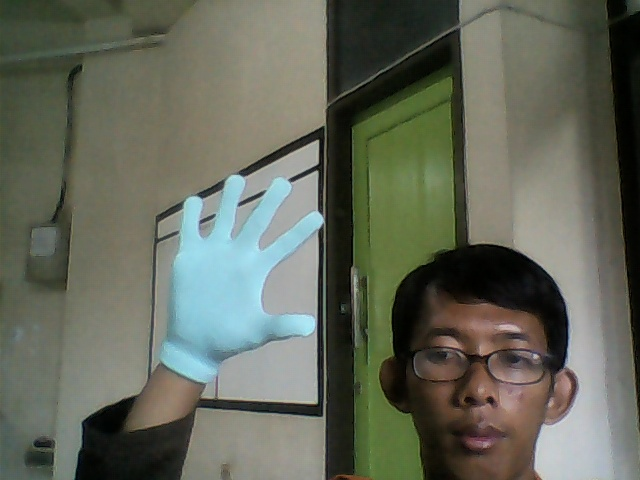
#> input picture ImageTest108_60lux.jpg, 640 x 480 px
$ python SingleImageTest.py
#> lines starting #> are read from the running program, lines starting #| are printed output that depends on the picture; after the words box and inside, x2 and y2 are one past the last pixel; in counts of white or black regions, pixels touching at a corner belong together
import cv2
import numpy as np

frame = cv2.imread("ImageTest108_60lux.jpg")
#> frame is the input picture: shape (480, 640, 3); mean B, G, R 90.2, 103.6, 99.4
#97,81,234
min_color = np.array([86, 28, 181], dtype = "uint8")
max_color = np.array([97, 99, 255], dtype = "uint8")

HSV = cv2.cvtColor(frame, cv2.COLOR_BGR2HSV)
#> HSV: shape (480, 640, 3); mean H, S, V 42.9, 61.6, 107.3
mask = cv2.inRange(HSV, min_color, max_color)
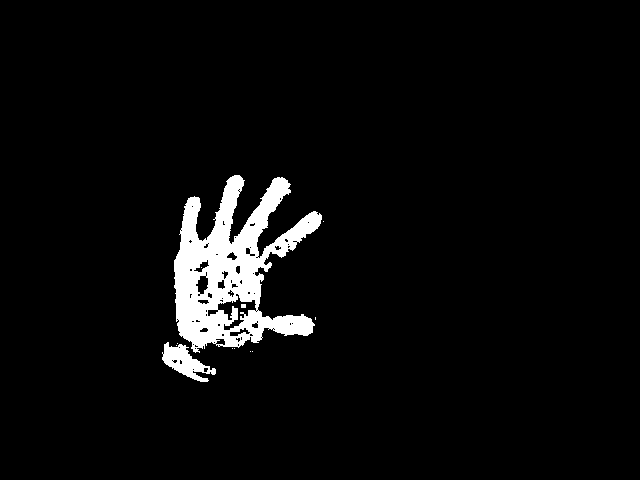
#> mask: shape (480, 640); 4.4% white; 12 white regions (9 under 20 px), largest, box (x1, y1, x2, y2) and area: (174, 175, 322, 353) 12427, (162, 342, 216, 382) 959, (241, 304, 246, 308) 20

ImgErode = cv2.erode(mask,cv2.getStructuringElement(cv2.MORPH_ELLIPSE,(5,5)))
#> ImgErode: shape (480, 640); 2.8% white; 17 white regions (13 under 20 px), largest, box (x1, y1, x2, y2) and area: (176, 177, 289, 346) 6632, (241, 312, 312, 341) 811, (276, 213, 320, 256) 491, (164, 345, 203, 380) 490
ImgDilate = cv2.dilate(ImgErode,cv2.getStructuringElement(cv2.MORPH_ELLIPSE,(10,10)))
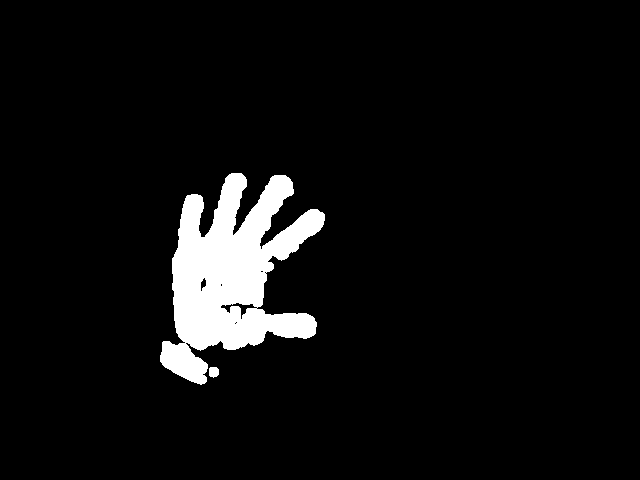
#> ImgDilate: shape (480, 640); 5.7% white; 2 white regions

contours, hierarchy = cv2.findContours(ImgDilate,cv2.RETR_LIST,cv2.CHAIN_APPROX_SIMPLE)[-2:]
#> contours = 9 contours, 5 with area under 20; largest, box (x1, y1, x2, y2) and area: (160, 173, 325, 385) 17202, (220, 302, 258, 320) 197, (209, 367, 219, 378) 77, (200, 277, 207, 292) 52
wh_box = [0]
coordinateFull = [(0,0,0,0)]

for cnt in contours:
    x,y,w,h = cv2.boundingRect(cnt)
    # print("x,y,w,h : ",x,y,w,h)
    cv2.rectangle(frame,(x,y),(x+w,y+h),(25,100,255),2)
    cv2.rectangle(ImgDilate,(x,y),(x+w,y+h),(255,255,255),2)
    wh = w*h
    wh_box.append(wh)
    coordinateFull.append((x,y,w,h))
#> this loop made 9 passes
#> (x, y, w, h, wh) on passes 1, 4, 5, 6, 8, 9: (209, 367, 10, 11, 110), (220, 302, 38, 18, 684), (220, 283, 3, 4, 12), (200, 277, 7, 15, 105), (260, 270, 4, 3, 12), (160, 173, 165, 212, 34980)
#> (cnt, x, y, w, h, wh) on passes 2, 3, 7: ([[234, 323], [235, 322], [236, 323], [235, 324]], 234, 322, 3, 3, 9), ([[235, 322], [236, 321], [237, 322], [236, 323]], 235, 321, 3, 3, 9), ([[264, 272], [265, 271], [266, 272], [265, 273]], 264, 271, 3, 3, 9)
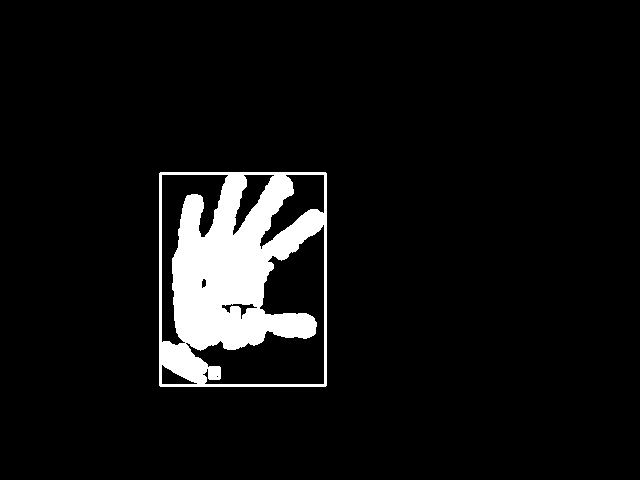
#> ImgDilate: shape (480, 640); 6.5% white; 1 white region, box (x1, y1, x2, y2) and area: (159, 172, 327, 387) 19950
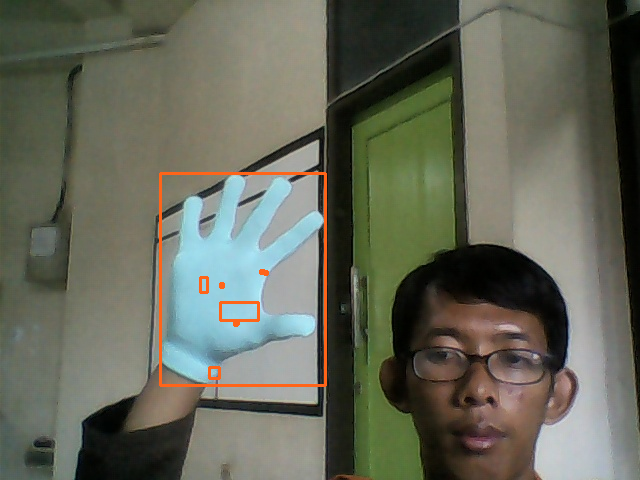
#> frame: shape (480, 640, 3); 0.97% of pixels changed, all inside (x1, y1, x2, y2) = (159, 172, 327, 387)
#> after the loop, coordinateFull = [(0, 0, 0, 0), (209, 367, 10, 11), (234, 322, 3, 3), (235, 321, 3, 3), (220, 302, 38, 18), (220, 283, 3, 4), (200, 277, 7, 15), (264, 271, 3, 3), (260, 270, 4, 3), (160, 173, 165, 212)]; wh_box = [0, 110, 9, 9, 684, 12, 105, 9, 12, 34980]

# cv2.imshow('BOUNDING BOX Camera Vision', ImgDilate)
# cv2.imwrite("TeaEyeBoundingBox.jpg",ImgDilate)
cv2.imwrite("TeaEyeBoundingBoxColor.jpg",frame)
indexMaxBox = wh_box.index(max(wh_box))
#> indexMaxBox = 9
x,y,w,h = coordinateFull[indexMaxBox]

cv2.rectangle(frame,(x,y),(x+w,y+h),(0,0,255),2)
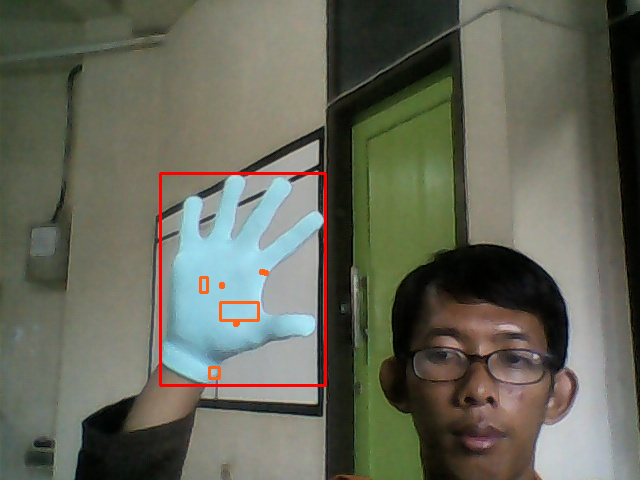
#> frame: shape (480, 640, 3); 0.74% of pixels changed, all inside (x1, y1, x2, y2) = (159, 172, 327, 387)

centerX = int(x+w/2)
#> centerX = 242
centerY = int(y+h/2)
#> centerY = 279

# cv2.ellipse(frame,(centerX, centerY),(5,5),0,0,360,(0,0,255),2)
# cv2.ellipse(frame,(centerX, centerY),(25,25),0,0,360,(0,0,255),2)

cropImage = ImgDilate[y:y+h, x:x+w]
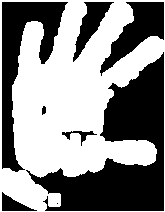
#> cropImage: shape (212, 165); 53.8% white; 8 black regions (1 under 20 px), largest, box (x1, y1, x2, y2) and area: (26, 52, 164, 211) 9007, (2, 2, 68, 172) 3898, (100, 2, 164, 76) 1906
wh_box.clear()
wh_box.append(0)
coordinateFull.clear()
coordinateFull.append((0,0,0,0))
cv2.imshow('Original Camera Vision', frame)
# cv2.imshow('HSV Camera Vision', HSV)
cv2.imshow('MASK Camera Vision', mask)
cv2.imshow('FILTERIMG Camera Vision', ImgDilate)

if (cropImage.shape[0] != 0) and (cropImage.shape[1] != 0):
    # print("show")
    resized = cv2.resize(cropImage, (20,20), interpolation = cv2.INTER_AREA)
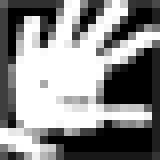
#> resized: shape (20, 20) (shown 8 times larger); min 0, max 255, mean 137.2
    cv2.imshow('CROP Camera Vision', cropImage)
    cv2.imshow('CROP RESIZED Camera Vision', resized)

# [4 lines of commented-out code are left out]
cv2.imwrite("2TeaEyeDilateBB.jpg",ImgDilate)
# cv2.imwrite("2TeaEyeCrop.jpg",cropImage)
# cv2.imwrite("2TeaEyeResized.jpg",resized)
cv2.waitKey(0)
cv2.destroyAllWindows()

$ run again, with ImageTest246_266lux.jpg copied over ImageTest108_60lux.jpg
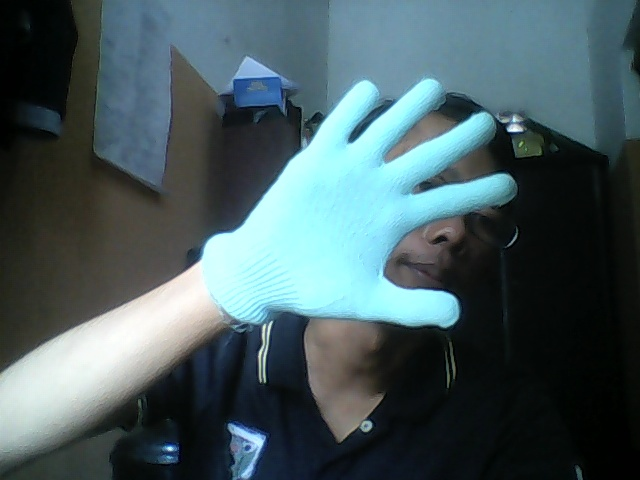
#> input picture ImageTest246_266lux.jpg, 640 x 480 px
#> frame is the input picture: shape (480, 640, 3); mean B, G, R 95.5, 91.5, 71.7
#> HSV: shape (480, 640, 3); mean H, S, V 79.1, 87.2, 98.1
#> mask: shape (480, 640); 7.9% white; 156 white regions (144 under 20 px), largest, box (x1, y1, x2, y2) and area: (201, 77, 446, 322) 22227, (378, 112, 491, 181) 1234, (449, 175, 496, 189) 104
#> ImgErode: shape (480, 640); 6.3% white; 6 white regions (3 under 20 px), largest, box (x1, y1, x2, y2) and area: (204, 80, 429, 316) 17191, (367, 280, 440, 317) 1461, (382, 124, 466, 177) 702
#> contours = 2 contours; box (x1, y1, x2, y2) and area: (200, 76, 445, 322) 24755, (378, 120, 471, 182) 1701
#> the loop `for cnt in contours:` made 2 passes
#> (x, y, w, h, wh) on passes 1 to 2: (378, 120, 93, 62, 5766), (200, 76, 245, 246, 60270)
#> after the loop `for cnt in contours:`:
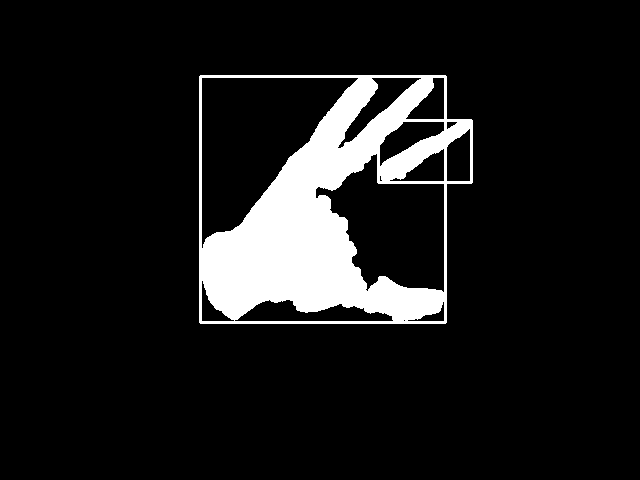
#> ImgDilate: shape (480, 640); 10% white; 1 white region, box (x1, y1, x2, y2) and area: (199, 75, 473, 324) 30612
#> after the loop `for cnt in contours:`: coordinateFull = [(0, 0, 0, 0), (378, 120, 93, 62), (200, 76, 245, 246)]; wh_box = [0, 5766, 60270]
#> indexMaxBox = 2
#> centerX = 322
#> centerY = 199
#> cropImage: shape (246, 245); 47.3% white; 1 white region, box (x1, y1, x2, y2) and area: (0, 0, 245, 246) 28483
#> `resized = cv2.resize(cropImage, (20,20), interpolation = cv2.INTER_AREA)`:
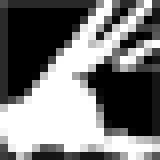
#> resized: shape (20, 20) (shown 8 times larger); min 0, max 255, mean 120.5

$ run again, with ImageTest459_162lux.jpg copied over ImageTest108_60lux.jpg
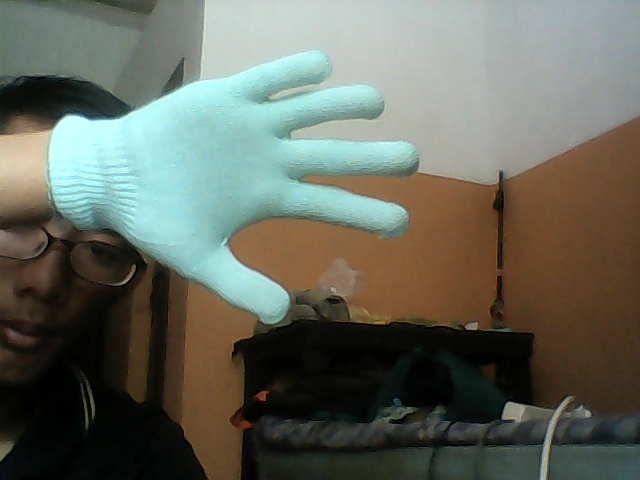
#> input picture ImageTest459_162lux.jpg, 640 x 480 px
#> frame is the input picture: shape (480, 640, 3); mean B, G, R 94.2, 105.2, 101.7
#> HSV: shape (480, 640, 3); mean H, S, V 49.8, 85.9, 113.8
#> mask: shape (480, 640); 11.5% white; 47 white regions (42 under 20 px), largest, box (x1, y1, x2, y2) and area: (50, 49, 378, 311) 30980, (270, 137, 408, 182) 2420, (278, 173, 394, 223) 1784, (68, 204, 92, 213) 59, (274, 190, 285, 196) 37
#> ImgErode: shape (480, 640); 8.9% white; 30 white regions (22 under 20 px), largest, box (x1, y1, x2, y2) and area: (53, 51, 324, 302) 24151, (290, 142, 404, 163) 1151, (281, 88, 374, 114) 851
#> contours = 9 contours, 7 with area under 20; largest, box (x1, y1, x2, y2) and area: (49, 47, 409, 314) 40806, (295, 151, 308, 157) 34
#> the loop `for cnt in contours:` made 9 passes
#> (x, y, w, h, wh) on passes 1, 2, 5, 6, 7, 8, 9: (262, 288, 4, 6, 24), (253, 281, 4, 4, 16), (260, 170, 4, 3, 12), (272, 157, 3, 4, 12), (313, 152, 4, 4, 16), (295, 151, 13, 6, 78), (49, 47, 360, 267, 96120)
#> after the loop `for cnt in contours:`:
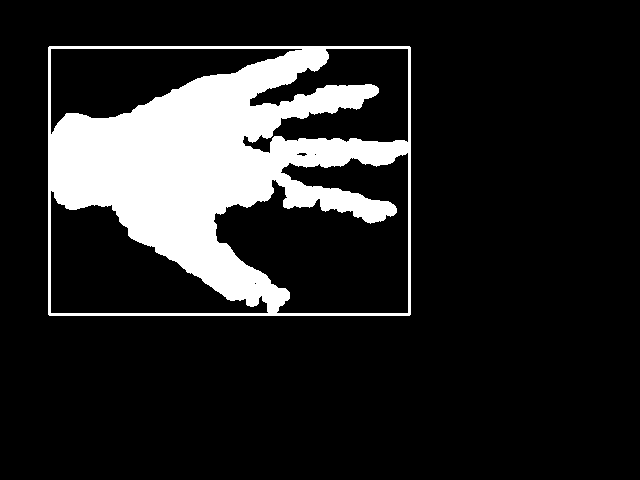
#> ImgDilate: shape (480, 640); 14.8% white; 1 white region, box (x1, y1, x2, y2) and area: (48, 46, 411, 316) 45370
#> after the loop `for cnt in contours:`: coordinateFull = [(0, 0, 0, 0), (262, 288, 4, 6), (253, 281, 4, 4), (241, 194, 3, 3), (259, 171, 3, 3), (260, 170, 4, 3), (272, 157, 3, 4), (313, 152, 4, 4), (295, 151, 13, 6), (49, 47, 360, 267)]; wh_box = [0, 24, 16, 9, 9, 12, 12, 16, 78, 96120]
#> indexMaxBox = 9
#> centerX = 229
#> centerY = 180
#> cropImage: shape (267, 360); 45.2% white; 1 white region, box (x1, y1, x2, y2) and area: (0, 0, 360, 267) 43484
#> `resized = cv2.resize(cropImage, (20,20), interpolation = cv2.INTER_AREA)`:
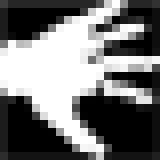
#> resized: shape (20, 20) (shown 8 times larger); min 0, max 255, mean 115.3
